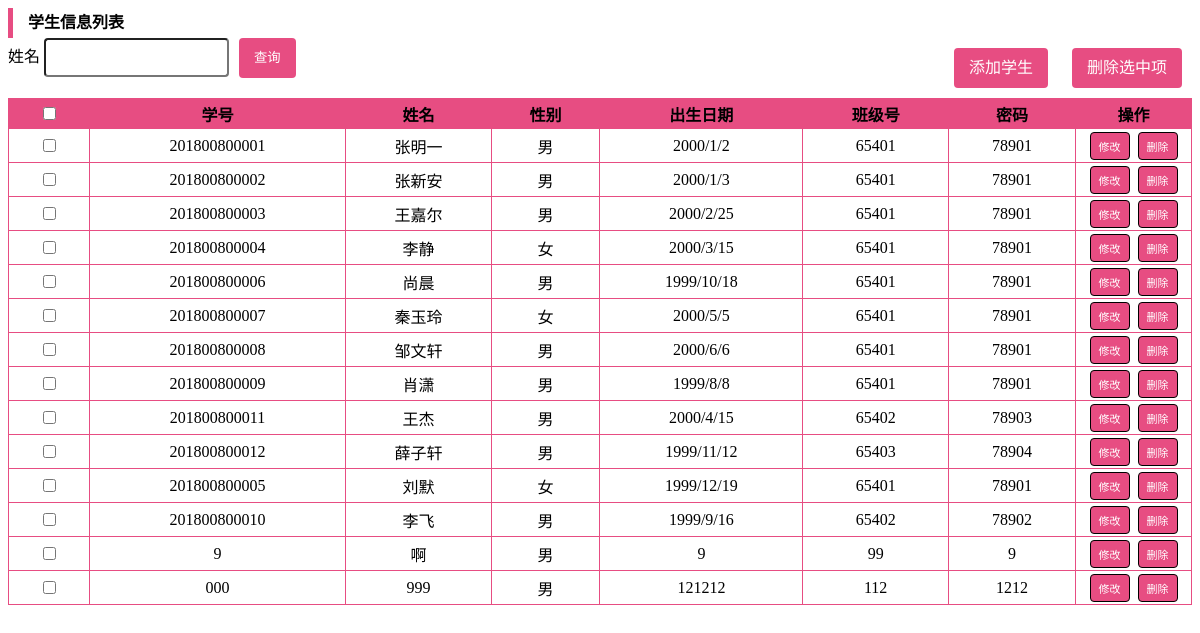
The page /studentlist on the database as committed earlier.
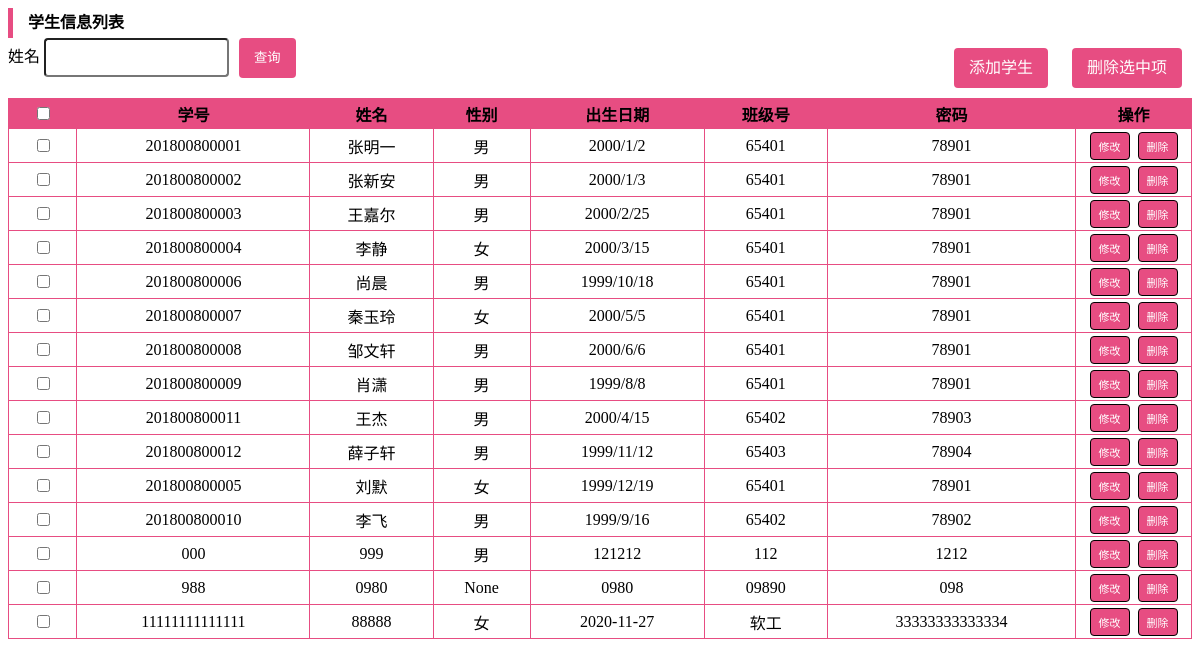
The same page on the database as committed later.
### tables this page shows
CREATE TABLE student ("学号" char(12) PRIMARY KEY,"姓名" nvarchar(10),"性别" nchar(1),"出生日期" char(10),"专业" char(5),"班级号" char(5),"密码" char(16));

### web.py (the view)
@app.route('/studentlist', methods=['POST', 'GET'])
def studentlist():
    r = request.args.get('result', '')
    result,_ = GetSql2("select * from student")
    print(result)
    return render_template("man_student_cap.html", results=result, result=r)

### sql/sqlite3.py (called while the page is built)
def OpenDatabase():
    database = "./sql/database.db"
    conn = sqlite3.connect(database)
    return conn

def GetSql(conn, sql):
    cur = conn.cursor()
    cur.execute(sql)
    fields = []
    for field in cur.description:
        fields.append(field[0])
    result = cur.fetchall()
    cur.close()
    return result, fields

def CloseDb(conn):
    conn.close()

def GetSql2(sql):
    conn = OpenDatabase()
    result, fields = GetSql(conn, sql)
    CloseDb(conn)
    return result, fields

### templates/man_student_cap.html (shortened to what this page needs)
<!DOCTYPE html>
<html lang="en">
<head>
    <link rel="stylesheet" type="text/css" href="static/css/manager.css">
</head>
<body class="mybody">
    <div class="mydiv">
        <div style="font-family:'Times New Roman';line-height: 30px;overflow-y: hidden;clear: both;">
            <div style="font-family:'Times New Roman';float: left;width: 5px;height: 30px;background: RGBA(231, 77, 130, 1);"></div>
            <span style="font-family:'Times New Roman';float: left;margin-left: 15px;font-weight: bold;">学生信息列表</span>
        </div>
        <div class="head">
            <div style="font-family:'Times New Roman';float:left;">
                <form class="form-inline" action="{{url_for('cha1')}}" method="post"  enctype="multipart/form-data">
                    <div class="form-group">
                        <label for="kehao">姓名</label>
                        <input type="text" name="姓名">
                    </div>
                    <button type="submit" class="button_cha rtbtn">查询</button>
                </form>
            </div>
            <div style="font-family:'Times New Roman';float:right;">
                <a class="button rtbtn" href="{{url_for('add_student')}}">添加学生</a>
                <a class="button rtbtn" href="javascript:void(0);" id="delselected">删除选中项</a>
            </div>
        </div>
        <form id="form" action="{{url_for('deldata1')}}" method="post">
            <table border="1" class="table">
                <tr class="tr">
                    <th class="myth"><input type="checkbox" id="firstcb"></th>
                    <th class="myth">学号</th>
                    <th class="myth">姓名</th>
                    <th class="myth">性别</th>
                    <th class="myth">出生日期</th>
                    <th class="myth">班级号</th>
                    <th class="myth">密码</th>
                    <th style="font-family:'Times New Roman';width: 101px">操作</th>
                </tr>
                {% for r in results %}
                <tr>
                    <td class="mytd"><input type="checkbox" name="couid" value="{{r[0]}}"></td>
                    <td class="mytd">{{r[0]}}</td>
                    <td class="mytd">{{r[1]}}</td>
                    <td class="mytd">{{r[2]}}</td>
                    <td class="mytd">{{r[3]}}</td>
                    <td class="mytd">{{r[4]}}</td>
                    <td class="mytd">{{r[5]}}</td>
                    <td class="mytd"><a href="/add_student_cap2?学号={{r[0]}}" class="buttons rtbtn2">修改</a>&nbsp;
                        <a class="buttons rtbtn2" href="/deldata1?学号={{r[0]}}&table=student&database=database">删除</a></td>
                    </tr>
                    {% endfor %}
                </table>
            </form>
        </div>
</body>
</html>

Rows that differ between the two databases and show on the page:
removed student: 学号 "9", 姓名 "啊", 性别 "男", 出生日期 "9", 专业 "99", 班级号 "9"
added student: 学号 "988", 姓名 "0980", r "None", 出生日期 "0980", 专业 "09890", 班级号 "098"
added student: 学号 "11111111111111", 姓名 "88888", 性别 "女", 出生日期 "2020-11-27", 专业 "软工", 班级号 "33333333333334"
